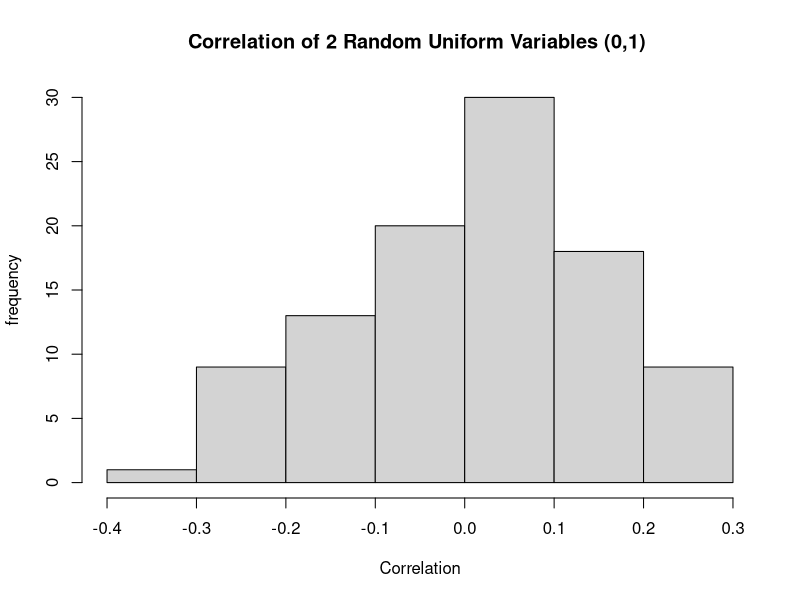
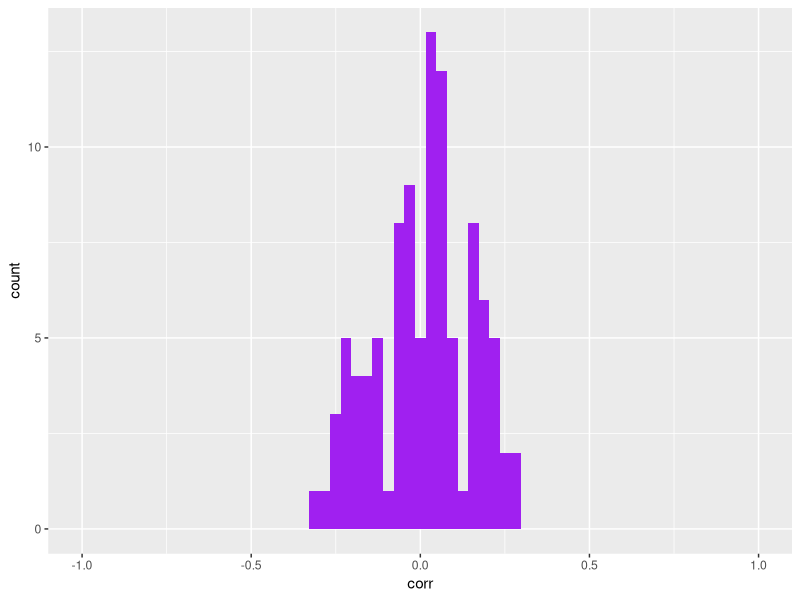
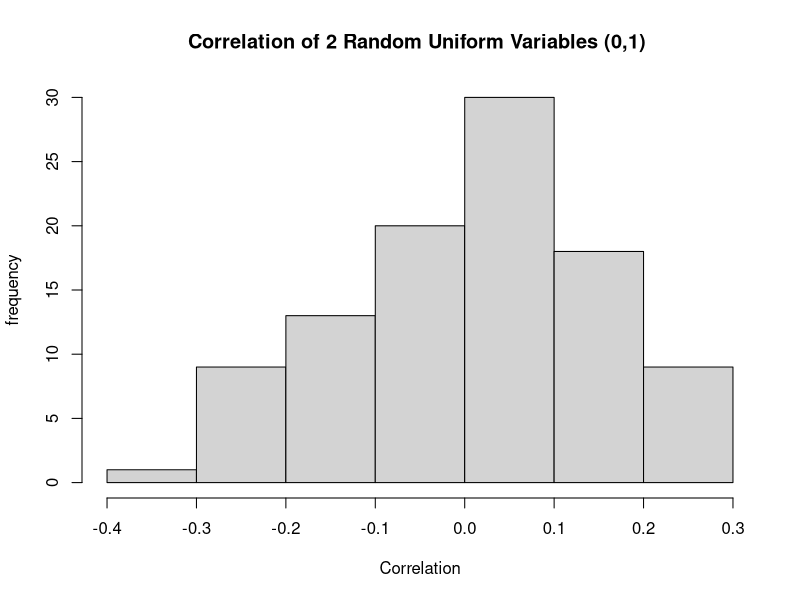
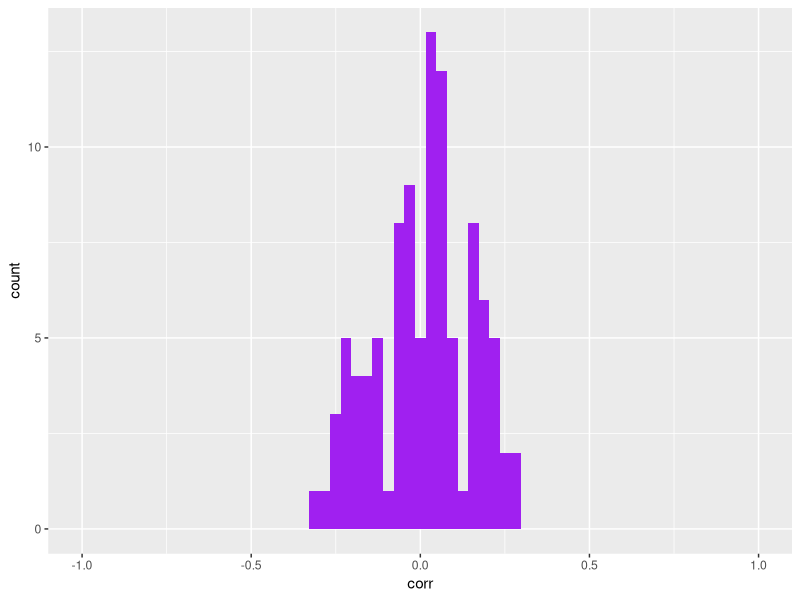

Reproduce these figures in R, in order.
## ---- chunk 1
knitr::opts_chunk$set(echo = TRUE)
library("tibble")

install.packages("ggplot2")
library("ggplot2")
## ---- chunk 2

#1. Define a table of size num_datasets
# tribble is just a convenience function for defining a data table
# here we're just defining the columns
table_for_analysis <- tribble(
   ~ generation_method, ~ noise_type, ~ corr)

num_datasets = 100

#2. Do num_datasets times:
 for (i in 1:num_datasets){
    #  2.1 Declare factors and sample them from some range or distribution
    generation_technique = "uniform_random"
    
    #  2.2 Use factors to simulate a dataset
    dataset_size = 50
    simulated_dataset = tibble (
      x = runif(dataset_size, 0, 1),
      y = runif(dataset_size, 0, 1))
    
    #  2.3 Use the simulated dataset as an input to the calculation method
    correlation <- cor(simulated_dataset$x, simulated_dataset$y)
    
    #  2.4 In the table, store the calculation method's result(s) and the factors used to generate the dataset
    table_for_analysis <- add_row(table_for_analysis,
      generation_method = generation_technique,
      corr = correlation )
}
  
#3. Analyze the table with plots

hist(table_for_analysis$corr,
     xlab='Correlation',ylab='frequency',
     main='Correlation of 2 Random Uniform Variables (0,1) ')

ggplot(data = table_for_analysis, mapping = aes(x = corr)) +
  geom_histogram(bins = 20, fill = "purple") +
  coord_cartesian(xlim = c(-1,1))


## ---- chunk 3
#3. Analyze the table with plots

hist(table_for_analysis$corr,
     xlab='Correlation',ylab='frequency',
     main='Correlation of 2 Random Uniform Variables (0,1) ')

ggplot(data = table_for_analysis, mapping = aes(x = corr)) +
  geom_histogram(bins = 20, fill = "purple") +
  coord_cartesian(xlim = c(-1,1))
#4. Analyze the table with models

#5. Do quality checks on steps 1-4
# will do later


